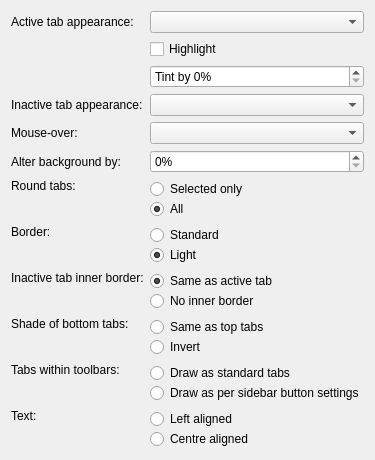
     <widget class="QWidget" name="page_8">
      <layout class="QFormLayout" name="formLayout_9">
       <item row="0" column="0">
        <widget class="QLabel" name="label_20">
         <property name="text">
          <string>Active tab appearance:</string>
         </property>
        </widget>
       </item>
       <item row="0" column="1">
        <widget class="QComboBox" name="activeTabAppearance">
         <property name="toolTip">
          <string>&lt;p&gt;Defines the gradient to be used for the currently active tab.</string>
         </property>
        </widget>
       </item>
       <item row="1" column="1">
        <widget class="QCheckBox" name="highlightTab">
         <property name="toolTip">
          <string>&lt;p&gt;This will cause a colored stripe to be drawn at the top/bottom of the current tab.</string>
         </property>
         <property name="text">
          <string>Highlight</string>
         </property>
        </widget>
       </item>
       <item row="2" column="1">
        <widget class="QSpinBox" name="colorSelTab">
         <property name="toolTip">
          <string>&lt;p&gt;Controls the amount of tinting applied to the active tab. The active tab is tinted by blending the 'highlight' color with the background color.</string>
         </property>
         <property name="suffix">
          <string>%</string>
         </property>
         <property name="prefix">
          <string>Tint by </string>
         </property>
        </widget>
       </item>
       <item row="3" column="0">
        <widget class="QLabel" name="label_21">
         <property name="text">
          <string>Inactive tab appearance:</string>
         </property>
        </widget>
       </item>
       <item row="3" column="1">
        <widget class="QComboBox" name="tabAppearance">
         <property name="toolTip">
          <string>&lt;p&gt;Defines the gradient to be used for the inactive tabs.</string>
         </property>
        </widget>
       </item>
       <item row="4" column="0">
        <widget class="QLabel" name="label_33">
         <property name="text">
          <string>Mouse-over:</string>
         </property>
        </widget>
       </item>
       <item row="4" column="1">
        <widget class="QComboBox" name="tabMouseOver">
         <property name="toolTip">
          <string>&lt;p&gt;Controls the mouse-over effect applied to the tab currently under the mouse. Note, if 'glow' is selected, then 'Round tabs' will be set to 'All' - and this creates a 2 pixel gap between tabs.</string>
         </property>
        </widget>
       </item>
       <item row="5" column="0">
        <widget class="QLabel" name="label_49">
         <property name="text">
          <string>Alter background by:</string>
         </property>
        </widget>
       </item>
       <item row="5" column="1">
        <widget class="QSpinBox" name="tabBgnd">
         <property name="toolTip">
          <string>&lt;p&gt;Lightens, or darkens, the background of the whole tab widget.</string>
         </property>
         <property name="suffix">
          <string>%</string>
         </property>
         <property name="prefix">
          <string/>
         </property>
        </widget>
       </item>
       <item row="6" column="0">
        <widget class="QLabel" name="label_51">
         <property name="text">
          <string>Round tabs:</string>
         </property>
         <property name="alignment">
          <set>Qt::AlignLeading|Qt::AlignLeft|Qt::AlignTop</set>
         </property>
         <property name="margin">
          <number>1</number>
         </property>
        </widget>
       </item>
       <item row="6" column="1">
        <widget class="QFrame" name="frame">
         <property name="frameShape">
          <enum>QFrame::NoFrame</enum>
         </property>
         <property name="frameShadow">
          <enum>QFrame::Plain</enum>
         </property>
         <property name="lineWidth">
          <number>0</number>
         </property>
         <layout class="QVBoxLayout" name="verticalLayout_6">
          <property name="spacing">
           <number>0</number>
          </property>
          <property name="leftMargin">
           <number>0</number>
          </property>
          <property name="topMargin">
           <number>0</number>
          </property>
          <property name="rightMargin">
           <number>0</number>
          </property>
          <property name="bottomMargin">
           <number>0</number>
          </property>
          <item>
           <widget class="QRadioButton" name="roundAllTabs_false">
            <property name="toolTip">
             <string>&lt;p&gt;If enabled, only the active tab is rounded - and all the inactive tabs appear closer together.</string>
            </property>
            <property name="text">
             <string>Selected only</string>
            </property>
            <property name="checked">
             <bool>false</bool>
            </property>
           </widget>
          </item>
          <item>
           <widget class="QRadioButton" name="roundAllTabs">
            <property name="toolTip">
             <string>&lt;p&gt;If enabled, all tabs are rounded - there will be a 2 pixel gap between each tab if 'glow' is selected as the general colored mouse over style.</string>
            </property>
            <property name="text">
             <string>All</string>
            </property>
            <property name="checked">
             <bool>true</bool>
            </property>
           </widget>
          </item>
         </layout>
        </widget>
       </item>
       <item row="7" column="0">
        <widget class="QLabel" name="label_52">
         <property name="text">
          <string>Border:</string>
         </property>
         <property name="alignment">
          <set>Qt::AlignLeading|Qt::AlignLeft|Qt::AlignTop</set>
         </property>
         <property name="margin">
          <number>1</number>
         </property>
        </widget>
       </item>
       <item row="7" column="1">
        <widget class="QFrame" name="frame_2">
         <property name="frameShape">
          <enum>QFrame::NoFrame</enum>
         </property>
         <property name="frameShadow">
          <enum>QFrame::Plain</enum>
         </property>
         <property name="lineWidth">
          <number>0</number>
         </property>
         <layout class="QVBoxLayout" name="verticalLayout_5">
          <property name="spacing">
           <number>0</number>
          </property>
          <property name="leftMargin">
           <number>0</number>
          </property>
          <property name="topMargin">
           <number>0</number>
          </property>
          <property name="rightMargin">
           <number>0</number>
          </property>
          <property name="bottomMargin">
           <number>0</number>
          </property>
          <item>
           <widget class="QRadioButton" name="borderTab_false">
            <property name="toolTip">
             <string>&lt;p&gt;If enabled, the tabs and the tab widget will have a 3D style border - with a light shade on the top and left, and a dark shade on the bottom and right.</string>
            </property>
            <property name="text">
             <string>Standard</string>
            </property>
           </widget>
          </item>
          <item>
           <widget class="QRadioButton" name="borderTab">
            <property name="toolTip">
             <string>&lt;p&gt;If enabled, the tabs and tab widget will have an outer dark border, and a light inner border.</string>
            </property>
            <property name="text">
             <string>Light</string>
            </property>
            <property name="checked">
             <bool>true</bool>
            </property>
           </widget>
          </item>
         </layout>
        </widget>
       </item>
       <item row="8" column="0">
        <widget class="QLabel" name="label_62">
         <property name="text">
          <string>Inactive tab inner border:</string>
         </property>
         <property name="alignment">
          <set>Qt::AlignLeading|Qt::AlignLeft|Qt::AlignTop</set>
         </property>
         <property name="margin">
          <number>1</number>
         </property>
        </widget>
       </item>
       <item row="8" column="1">
        <widget class="QFrame" name="frame_5">
         <property name="frameShape">
          <enum>QFrame::NoFrame</enum>
         </property>
         <property name="frameShadow">
          <enum>QFrame::Raised</enum>
         </property>
         <property name="lineWidth">
          <number>0</number>
         </property>
         <layout class="QVBoxLayout" name="verticalLayout_9">
          <property name="spacing">
           <number>0</number>
          </property>
          <property name="leftMargin">
           <number>0</number>
          </property>
          <property name="topMargin">
           <number>0</number>
          </property>
          <property name="rightMargin">
           <number>0</number>
          </property>
          <property name="bottomMargin">
           <number>0</number>
          </property>
          <item>
           <widget class="QRadioButton" name="borderInactiveTab">
            <property name="toolTip">
             <string>&lt;p&gt;If enabled, inactive tabs will have a border as per the 'Border' setting.</string>
            </property>
            <property name="text">
             <string>Same as active tab</string>
            </property>
            <property name="checked">
             <bool>true</bool>
            </property>
           </widget>
          </item>
          <item>
           <widget class="QRadioButton" name="borderInactiveTab_false">
            <property name="toolTip">
             <string>&lt;p&gt;If enabled, inactive tabs will have no inner border.</string>
            </property>
            <property name="text">
             <string>No inner border</string>
            </property>
           </widget>
          </item>
         </layout>
        </widget>
       </item>
       <item row="9" column="0">
        <widget class="QLabel" name="label_67">
         <property name="text">
          <string>Shade of bottom tabs:</string>
         </property>
         <property name="alignment">
          <set>Qt::AlignLeading|Qt::AlignLeft|Qt::AlignTop</set>
         </property>
         <property name="margin">
          <number>1</number>
         </property>
        </widget>
       </item>
       <item row="9" column="1">
        <widget class="QFrame" name="frame_6">
         <property name="frameShape">
          <enum>QFrame::NoFrame</enum>
         </property>
         <property name="frameShadow">
          <enum>QFrame::Raised</enum>
         </property>
         <layout class="QVBoxLayout" name="verticalLayout_10">
          <property name="spacing">
           <number>0</number>
          </property>
          <property name="leftMargin">
           <number>0</number>
          </property>
          <property name="topMargin">
           <number>0</number>
          </property>
          <property name="rightMargin">
           <number>0</number>
          </property>
          <property name="bottomMargin">
           <number>0</number>
          </property>
          <item>
           <widget class="QRadioButton" name="invertBotTab_false">
            <property name="toolTip">
             <string>&lt;p&gt;If enabled, tabs on the bottom will use the same gradient as tabs on the top. i.e. if the top tabs shades from light to the background color, then the bottom tabs will go from the background color to light - this can sometimes give the appearance that the bottom tabs are sticking out.</string>
            </property>
            <property name="text">
             <string>Same as top tabs</string>
            </property>
           </widget>
          </item>
          <item>
           <widget class="QRadioButton" name="invertBotTab">
            <property name="toolTip">
             <string>&lt;p&gt;If enabled, tabs on the bottom will use the an inverted gradient to tabs on the top. i.e. if the top tabs shades from light to the background color, then bottom tabs will go from the background color to dark.</string>
            </property>
            <property name="text">
             <string>Invert</string>
            </property>
           </widget>
          </item>
         </layout>
        </widget>
       </item>
       <item row="10" column="0">
        <widget class="QLabel" name="label_67a">
         <property name="text">
          <string>Tabs within toolbars:</string>
         </property>
         <property name="alignment">
          <set>Qt::AlignLeading|Qt::AlignLeft|Qt::AlignTop</set>
         </property>
         <property name="margin">
          <number>1</number>
         </property>
        </widget>
       </item>
       <item row="10" column="1">
        <widget class="QFrame" name="frame_6a">
         <property name="frameShape">
          <enum>QFrame::NoFrame</enum>
         </property>
         <property name="frameShadow">
          <enum>QFrame::Raised</enum>
         </property>
         <layout class="QVBoxLayout" name="verticalLayout_10a">
          <property name="spacing">
           <number>0</number>
          </property>
          <property name="leftMargin">
           <number>0</number>
          </property>
          <property name="topMargin">
           <number>0</number>
          </property>
          <property name="rightMargin">
           <number>0</number>
          </property>
          <property name="bottomMargin">
           <number>0</number>
          </property>
          <item>
           <widget class="QRadioButton" name="toolbarTabs">
            <property name="toolTip">
             <string>&lt;p&gt;If enabled, tabs that are within toolbars will be drawn as normal.</string>
            </property>
            <property name="text">
             <string>Draw as standard tabs</string>
            </property>
           </widget>
          </item>
          <item>
           <widget class="QRadioButton" name="toolbarTabs_false">
            <property name="toolTip">
             <string>&lt;p&gt;If enabled, tabs that are within toolbars will be drawn the same as sidebar buttons.</string>
            </property>
            <property name="text">
             <string>Draw as per sidebar button settings</string>
            </property>
           </widget>
          </item>
         </layout>
        </widget>
       </item>
       <item row="11" column="0">
        <widget class="QLabel" name="label_86">
         <property name="text">
          <string>Text:</string>
         </property>
         <property name="alignment">
          <set>Qt::AlignLeading|Qt::AlignLeft|Qt::AlignTop</set>
         </property>
         <property name="margin">
          <number>1</number>
         </property>
        </widget>
       </item>
       <item row="11" column="1">
        <widget class="QFrame" name="frame_8">
         <property name="frameShape">
          <enum>QFrame::NoFrame</enum>
         </property>
         <property name="frameShadow">
          <enum>QFrame::Raised</enum>
         </property>
         <layout class="QVBoxLayout" name="verticalLayout_10a_2">
          <property name="spacing">
           <number>0</number>
          </property>
          <property name="leftMargin">
           <number>0</number>
          </property>
          <property name="topMargin">
           <number>0</number>
          </property>
          <property name="rightMargin">
           <number>0</number>
          </property>
          <property name="bottomMargin">
           <number>0</number>
          </property>
          <item>
           <widget class="QRadioButton" name="centerTabText_false">
            <property name="toolTip">
             <string>&lt;p&gt;If enabled, tabs that are within toolbars will be drawn as normal.</string>
            </property>
            <property name="text">
             <string>Left aligned</string>
            </property>
           </widget>
          </item>
          <item>
           <widget class="QRadioButton" name="centerTabText">
            <property name="toolTip">
             <string>&lt;p&gt;If enabled, tabs that are within toolbars will be drawn the same as sidebar buttons.</string>
            </property>
            <property name="text">
             <string>Centre aligned</string>
            </property>
           </widget>
          </item>
         </layout>
        </widget>
       </item>
      </layout>
     </widget>
